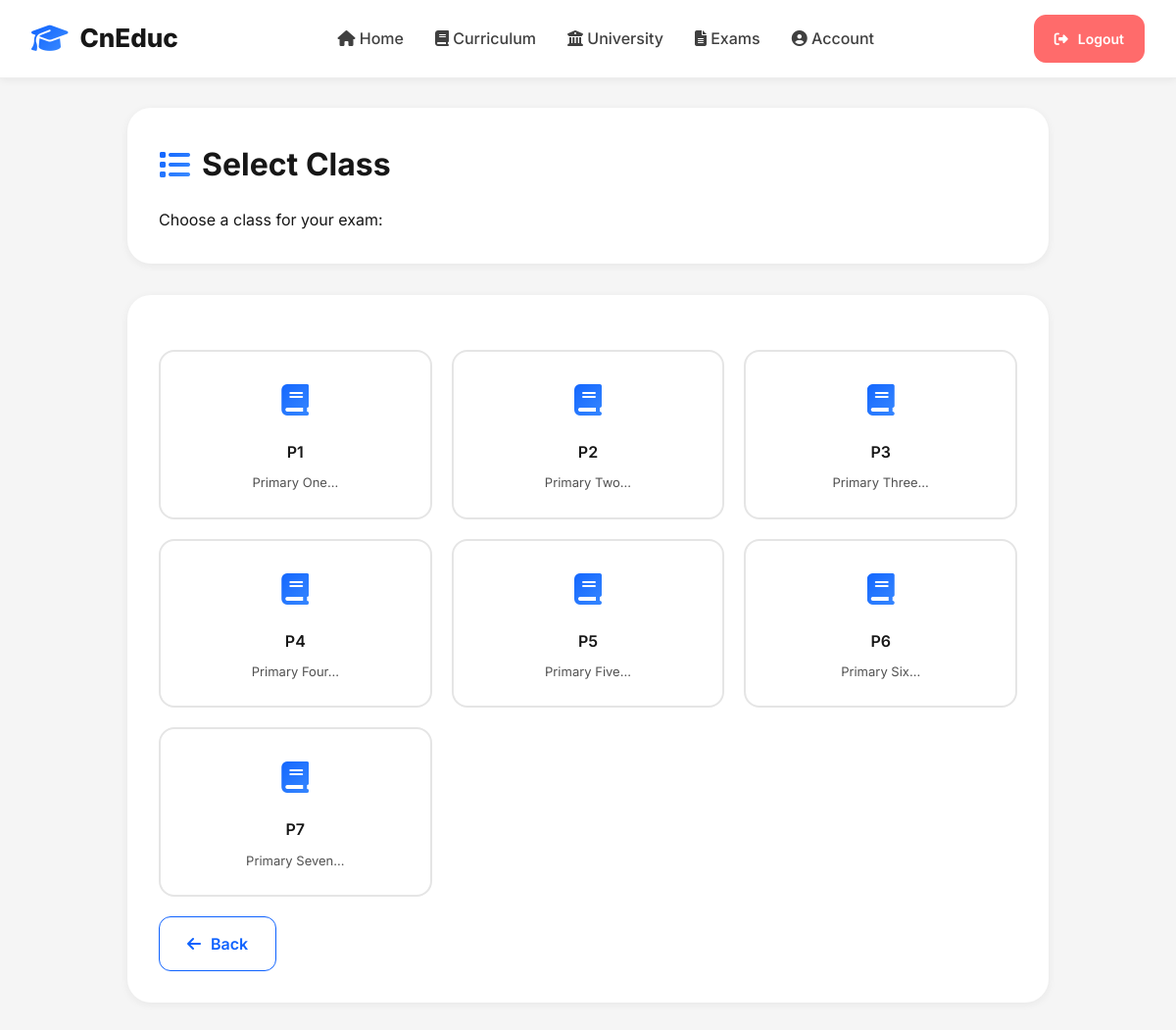
Page /take_exam.php?exam_type=subject&stage=class&level_id=1 (signed in) on the committed database.
### tables this page shows
CREATE TABLE IF NOT EXISTS `classes` (
  `id` INT AUTO_INCREMENT PRIMARY KEY,
  `level_id` INT NOT NULL,
  `name` VARCHAR(50) NOT NULL,
  `description` TEXT,
  `position` INT DEFAULT 0,
  FOREIGN KEY (`level_id`) REFERENCES `levels`(`id`) ON DELETE CASCADE,
  UNIQUE KEY `level_class` (`level_id`, `name`)
);

### includes/functions.php (called while the page is built, shortened)
<?php
require_once __DIR__ . '/db.php';
function get_classes_by_level($level_id) {
    global $mysqli;
    $level_id = (int)$level_id;
    $res = $mysqli->query("SELECT * FROM classes WHERE level_id = $level_id ORDER BY position, id");
    return $res ? $res->fetch_all(MYSQLI_ASSOC) : [];
}
?>

### take_exam.php (the view, shortened to what this page needs)
<?php
require_once __DIR__ . '/includes/functions.php';
$exam_type = isset($_GET['exam_type']) ? $_GET['exam_type'] : null;
$selected_level = isset($_GET['level_id']) ? (int)$_GET['level_id'] : null;
$selected_class = isset($_GET['class_id']) ? (int)$_GET['class_id'] : null;
$exam_started = isset($_GET['start']) && $_GET['start'] == '1';
$available_classes = [];
if ($selected_level) {
    $available_classes = get_classes_by_level($selected_level);
}
$submission_result = null;
?>
<!DOCTYPE html>
<html lang="en">
<head>
    <link rel="stylesheet" href="https://cdnjs.cloudflare.com/ajax/libs/font-awesome/6.4.0/css/all.min.css">
</head>
<body>
    <nav class="navbar">
        <div class="nav-container">
            <a href="index.php" class="nav-logo">
                <i class="fas fa-graduation-cap"></i>
                <span>CnEduc</span>
            </a>
            <div class="nav-links">
                <a href="index.php"><i class="fas fa-home"></i> Home</a>
                <a href="curriculum.php"><i class="fas fa-book"></i> Curriculum</a>
                <a href="university.php"><i class="fas fa-university"></i> University</a>
                <a href="exams.php" class="active"><i class="fas fa-file-alt"></i> Exams</a>
                <a href="dashboard.php"><i class="fas fa-user-circle"></i> Account</a>
            </div>
            <div class="nav-actions">
                <a href="logout.php" class="btn btn-secondary btn-sm" style="background-color: #ff6b6b; color: white; border-color: #ff6b6b;">
                    <i class="fas fa-sign-out-alt"></i> Logout
                </a>
            </div>
        </div>
    </nav>
    <div class="content-wrapper">
        <?php if (!$exam_started && !$submission_result): ?>
            <?php if (!$exam_type): ?>
                <div class="card">
                    <h1><i class="fas fa-file-alt"></i> Take an Exam</h1>
                    <p>Choose whether you want to take a subject exam (school curriculum) or a unit exam (university).</p>
                </div>
                <div class="card">
                    <div class="type-selection">
                        <a href="take_exam.php?exam_type=subject&stage=level" class="type-card">
                            <div class="type-icon"><i class="fas fa-book"></i></div>
                            <h3>Subject Exam</h3>
                            <p>Take exams for P1-P7 and S1-S6 subjects</p>
                            <span class="type-arrow"><i class="fas fa-arrow-right"></i></span>
                        </a>
                        <a href="take_exam.php?exam_type=unit&stage=course" class="type-card">
                            <div class="type-icon"><i class="fas fa-graduation-cap"></i></div>
                            <h3>Unit Exam</h3>
                            <p>Take exams for university courses and units</p>
                            <span class="type-arrow"><i class="fas fa-arrow-right"></i></span>
                        </a>
                    </div>
                </div>
            <?php elseif ($exam_type === 'subject' && $selected_level && !$selected_class): ?>
                <div class="card">
                    <h1><i class="fas fa-list"></i> Select Class</h1>
                    <p>Choose a class for your exam:</p>
                </div>
                <div class="card">
                    <div class="selection-grid">
                        <?php foreach ($available_classes as $class): ?>
                            <a href="take_exam.php?exam_type=subject&stage=subject&level_id=<?php echo $selected_level; ?>&class_id=<?php echo $class['id']; ?>" class="selection-card">
                                <div class="card-icon"><i class="fas fa-book"></i></div>
                                <h3><?php echo htmlspecialchars($class['name']); ?></h3>
                                <p><?php echo htmlspecialchars(substr($class['description'] ?? '', 0, 60)); ?>...</p>
                            </a>
                        <?php endforeach; ?>
                    </div>
                    <a href="take_exam.php?exam_type=subject&stage=level&level_id=<?php echo $selected_level; ?>" class="btn btn-secondary" style="margin-top: 20px;">
                        <i class="fas fa-arrow-left"></i> Back
                    </a>
                </div>
            <?php endif; ?>
        <?php endif; ?>
    </div>
</body>
</html>

### take_exam.php (style rules this page uses)
* { margin: 0; padding: 0; box-sizing: border-box; }
:root { --accent: #0f62fe; --accent-light: #3d8dff; --accent-hover: #0043ce; --accent-secondary: #ff6b6b; --accent-tertiary: #4ecdc4; --gray-50: #fafafa; --gray-100: #f5f5f5; --gray-200: #e5e5e5; --gray-300: #d4d4d4; --gray-400: #a3a3a3; --gray-500: #737373; --gray-600: #525252; --gray-700: #404040; --gray-800: #262626; --gray-900: #171717; --radius: 12px; --radius-lg: 16px; --radius-xl: 24px; --shadow-sm: 0 2px 8px rgba(0,0,0,0.06); --shadow-md: 0 6px 20px rgba(0,0,0,0.10); --shadow-lg: 0 12px 32px rgba(0,0,0,0.15); --transition: 0.4s cubic-bezier(0.25, 0.8, 0.25, 1); --gradient-primary: linear-gradient(135deg, #0f62fe 0%, #3d8dff 100%); }
body { font-family: "Inter", sans-serif; color: var(--gray-900); background: #f5f5f5; line-height: 1.65; padding-top: 80px; }
.navbar { position: fixed; top: 0; width: 100%; height: 80px; background: rgba(255, 255, 255, 0.95); backdrop-filter: blur(15px); border-bottom: 1px solid rgba(229, 229, 229, 0.7); display: flex; align-items: center; padding: 0 32px; box-shadow: var(--shadow-sm); z-index: 1000; }
.nav-container { max-width: 1400px; width: 100%; margin: auto; display: flex; justify-content: space-between; align-items: center; }
.nav-logo { display: flex; align-items: center; gap: 12px; font-size: 26px; font-weight: 800; color: var(--gray-900); text-decoration: none; }
.nav-logo i { background: var(--gradient-primary); -webkit-background-clip: text; -webkit-text-fill-color: transparent; background-clip: text; font-size: 30px; }
.nav-links { display: flex; gap: 32px; }
.nav-links a { text-decoration: none; color: var(--gray-700); font-weight: 500; padding: 8px 0; position: relative; }
.nav-actions { display: flex; gap: 16px; }
.btn { display: inline-flex; align-items: center; gap: 10px; padding: 14px 28px; border-radius: var(--radius); font-size: 16px; font-weight: 600; text-decoration: none; cursor: pointer; transition: var(--transition); border: none; }
.btn-secondary { background: white; color: var(--accent); border: 1px solid var(--accent); }
.btn-sm { padding: 12px 20px; font-size: 14px; }
.content-wrapper { max-width: 1000px; margin: auto; padding: 30px; }
.card { background: white; padding: 32px; border-radius: var(--radius-xl); margin-bottom: 32px; box-shadow: var(--shadow-sm); }
.card h1 { font-size: 32px; margin-bottom: 16px; display: flex; align-items: center; gap: 12px; }
.card h1 i { background: var(--gradient-primary); -webkit-background-clip: text; -webkit-text-fill-color: transparent; background-clip: text; }
.selection-grid { display: grid; grid-template-columns: repeat(auto-fill, minmax(220px, 1fr)); gap: 20px; margin-top: 24px; }
.selection-card { background: white; border: 2px solid var(--gray-200); padding: 24px; border-radius: var(--radius-lg); text-decoration: none; color: var(--gray-900); transition: var(--transition); text-align: center; display: flex; flex-direction: column; align-items: center; }
.card-icon { font-size: 32px; background: var(--gradient-primary); -webkit-background-clip: text; -webkit-text-fill-color: transparent; background-clip: text; margin-bottom: 12px; }
.selection-card h3 { font-size: 16px; font-weight: 600; margin-bottom: 8px; }
.selection-card p { font-size: 13px; color: var(--gray-600); }

### rows in the picture
classes: name "P1", description "Primary One"
classes: name "P2", description "Primary Two"
classes: name "P3", description "Primary Three"
classes: name "P4", description "Primary Four"
classes: name "P5", description "Primary Five"
classes: name "P6", description "Primary Six"
classes: name "P7", description "Primary Seven"
